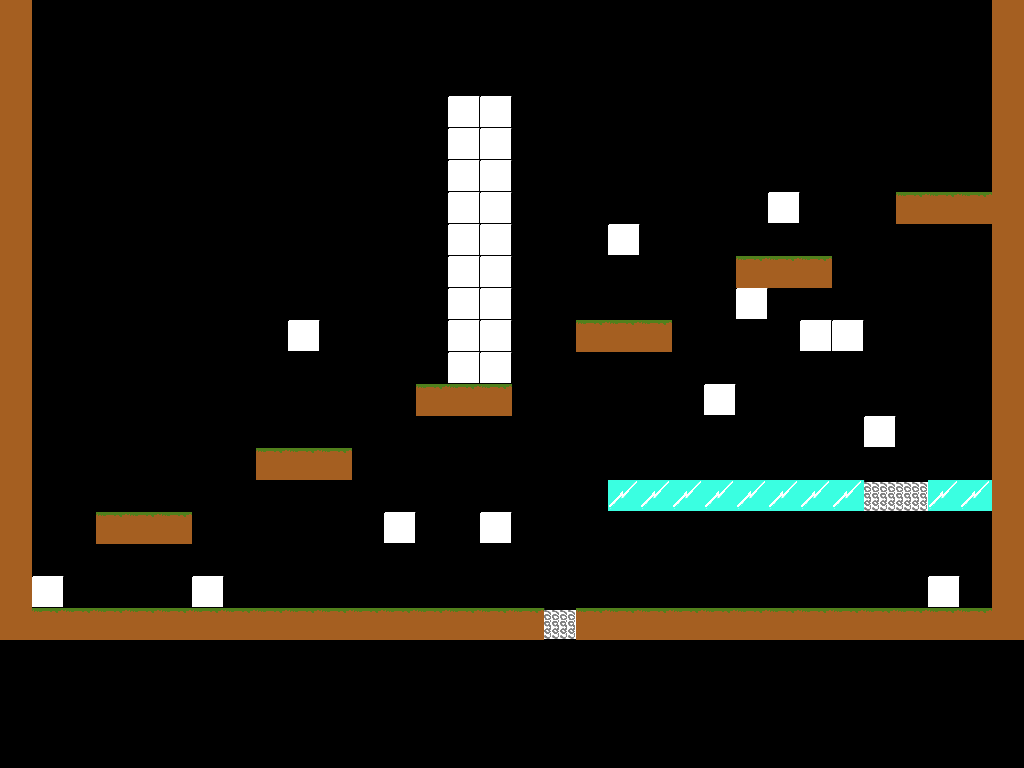

Below is a game level as drawn by its tile map, then a one-line description and the .tmx that defines it (tile-layer data replaced by summaries):
An orthogonal 32x24 tile map with 32x32 px tiles, 1 tile layer (layer).

<map version="1.0" orientation="orthogonal" width="32" height="24" tilewidth="32" tileheight="32">
 <tileset firstgid="1" name="rutor32x32" tilewidth="32" tileheight="32">
  <image source="rutor32x32.png" width="128" height="256" />
  <tile id="0">
   <properties>
    <property name="friction" value="0.7" />
    <property name="property" value="solidGround" />
    <property name="restitution" value="0" />
   </properties>
  </tile>
  <tile id="1">
   <properties>
    <property name="friction" value="0.7" />
    <property name="property" value="solidGround" />
    <property name="restitution" value="0" />
   </properties>
  </tile>
  <tile id="4">
   <properties>
    <property name="property" value="spring" />
   </properties>
  </tile>
  <tile id="5">
   <properties>
    <property name="property" value="ice" />
   </properties>
  </tile>
  <tile id="7">
   <properties>
    <property name="property" value="moveableBox" />
   </properties>
  </tile>
  <tile id="28">
   <properties>
    <property name="property" value="candyMonster" />
   </properties>
  </tile>
  <tile id="29">
   <properties>
    <property name="property" value="item" />
   </properties>
  </tile>
  <tile id="30">
   <properties>
    <property name="property" value="player" />
   </properties>
  </tile>
  <tile id="31">
   <properties>
    <property name="property" value="spikes" />
   </properties>
  </tile>
 </tileset>
 <layer name="layer" width="32" height="24">
  <data>[768 cells, 266 non-empty, 10 distinct tile ids]</data>
 </layer>
</map>
